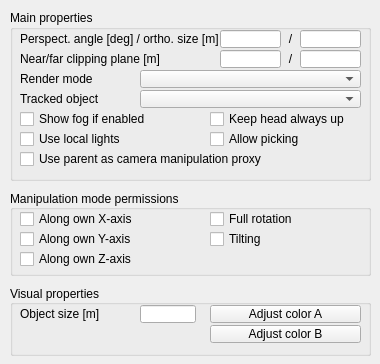
<?xml version="1.0" encoding="UTF-8"?>
<ui version="4.0">
 <class>CQDlgCameras</class>
 <widget class="QDialog" name="CQDlgCameras">
  <property name="geometry">
   <rect>
    <x>0</x>
    <y>0</y>
    <width>380</width>
    <height>364</height>
   </rect>
  </property>
  <property name="windowTitle">
   <string>Camera Properties</string>
  </property>
  <property name="locale">
   <locale language="English" country="UnitedStates"/>
  </property>
  <widget class="QGroupBox" name="groupBox">
   <property name="geometry">
    <rect>
     <x>10</x>
     <y>10</y>
     <width>361</width>
     <height>171</height>
    </rect>
   </property>
   <property name="locale">
    <locale language="English" country="UnitedStates"/>
   </property>
   <property name="title">
    <string>Main properties</string>
   </property>
   <property name="flat">
    <bool>false</bool>
   </property>
   <widget class="QLabel" name="label">
    <property name="geometry">
     <rect>
      <x>10</x>
      <y>20</y>
      <width>201</width>
      <height>18</height>
     </rect>
    </property>
    <property name="text">
     <string>Perspect. angle [deg] / ortho. size [m]</string>
    </property>
   </widget>
   <widget class="QLineEdit" name="qqPerspectiveProjectionAngle">
    <property name="geometry">
     <rect>
      <x>210</x>
      <y>20</y>
      <width>61</width>
      <height>18</height>
     </rect>
    </property>
   </widget>
   <widget class="QLineEdit" name="qqOrthographicProjectionSize">
    <property name="geometry">
     <rect>
      <x>290</x>
      <y>20</y>
      <width>61</width>
      <height>18</height>
     </rect>
    </property>
   </widget>
   <widget class="QLabel" name="label_3">
    <property name="geometry">
     <rect>
      <x>10</x>
      <y>40</y>
      <width>161</width>
      <height>18</height>
     </rect>
    </property>
    <property name="text">
     <string>Near/far clipping plane [m]</string>
    </property>
   </widget>
   <widget class="QLineEdit" name="qqNearClipping">
    <property name="geometry">
     <rect>
      <x>210</x>
      <y>40</y>
      <width>61</width>
      <height>18</height>
     </rect>
    </property>
   </widget>
   <widget class="QLineEdit" name="qqFarClipping">
    <property name="geometry">
     <rect>
      <x>290</x>
      <y>40</y>
      <width>61</width>
      <height>18</height>
     </rect>
    </property>
   </widget>
   <widget class="QLabel" name="label_5">
    <property name="geometry">
     <rect>
      <x>10</x>
      <y>80</y>
      <width>121</width>
      <height>18</height>
     </rect>
    </property>
    <property name="text">
     <string>Tracked object</string>
    </property>
   </widget>
   <widget class="QComboBox" name="qqTrackedCombo">
    <property name="geometry">
     <rect>
      <x>130</x>
      <y>80</y>
      <width>221</width>
      <height>18</height>
     </rect>
    </property>
    <property name="maxVisibleItems">
     <number>50</number>
    </property>
   </widget>
   <widget class="QCheckBox" name="qqShowFog">
    <property name="geometry">
     <rect>
      <x>10</x>
      <y>100</y>
      <width>191</width>
      <height>18</height>
     </rect>
    </property>
    <property name="focusPolicy">
     <enum>Qt::StrongFocus</enum>
    </property>
    <property name="text">
     <string>Show fog if enabled</string>
    </property>
   </widget>
   <widget class="QCheckBox" name="qqKeepHeadUp">
    <property name="geometry">
     <rect>
      <x>200</x>
      <y>100</y>
      <width>181</width>
      <height>18</height>
     </rect>
    </property>
    <property name="focusPolicy">
     <enum>Qt::StrongFocus</enum>
    </property>
    <property name="text">
     <string>Keep head always up</string>
    </property>
   </widget>
   <widget class="QCheckBox" name="qqManipProxy">
    <property name="geometry">
     <rect>
      <x>10</x>
      <y>140</y>
      <width>271</width>
      <height>18</height>
     </rect>
    </property>
    <property name="focusPolicy">
     <enum>Qt::StrongFocus</enum>
    </property>
    <property name="text">
     <string>Use parent as camera manipulation proxy</string>
    </property>
   </widget>
   <widget class="QCheckBox" name="qqLocalLights">
    <property name="geometry">
     <rect>
      <x>10</x>
      <y>120</y>
      <width>141</width>
      <height>18</height>
     </rect>
    </property>
    <property name="focusPolicy">
     <enum>Qt::StrongFocus</enum>
    </property>
    <property name="text">
     <string>Use local lights</string>
    </property>
   </widget>
   <widget class="QLabel" name="label_7">
    <property name="geometry">
     <rect>
      <x>270</x>
      <y>40</y>
      <width>21</width>
      <height>18</height>
     </rect>
    </property>
    <property name="text">
     <string>/</string>
    </property>
    <property name="alignment">
     <set>Qt::AlignCenter</set>
    </property>
   </widget>
   <widget class="QLabel" name="label_8">
    <property name="geometry">
     <rect>
      <x>270</x>
      <y>20</y>
      <width>21</width>
      <height>18</height>
     </rect>
    </property>
    <property name="text">
     <string>/</string>
    </property>
    <property name="alignment">
     <set>Qt::AlignCenter</set>
    </property>
   </widget>
   <widget class="QCheckBox" name="qqAllowPicking">
    <property name="geometry">
     <rect>
      <x>200</x>
      <y>120</y>
      <width>181</width>
      <height>18</height>
     </rect>
    </property>
    <property name="focusPolicy">
     <enum>Qt::StrongFocus</enum>
    </property>
    <property name="text">
     <string>Allow picking</string>
    </property>
   </widget>
   <widget class="QLabel" name="label_9">
    <property name="geometry">
     <rect>
      <x>10</x>
      <y>60</y>
      <width>91</width>
      <height>18</height>
     </rect>
    </property>
    <property name="text">
     <string>Render mode</string>
    </property>
   </widget>
   <widget class="QComboBox" name="qqRenderModeCombo">
    <property name="geometry">
     <rect>
      <x>130</x>
      <y>60</y>
      <width>221</width>
      <height>18</height>
     </rect>
    </property>
   </widget>
  </widget>
  <widget class="QGroupBox" name="groupBox_2">
   <property name="geometry">
    <rect>
     <x>10</x>
     <y>190</y>
     <width>361</width>
     <height>86</height>
    </rect>
   </property>
   <property name="locale">
    <locale language="English" country="UnitedStates"/>
   </property>
   <property name="title">
    <string>Manipulation mode permissions</string>
   </property>
   <property name="alignment">
    <set>Qt::AlignLeading|Qt::AlignLeft|Qt::AlignVCenter</set>
   </property>
   <property name="flat">
    <bool>false</bool>
   </property>
   <widget class="QCheckBox" name="qqAlongX">
    <property name="geometry">
     <rect>
      <x>10</x>
      <y>20</y>
      <width>141</width>
      <height>18</height>
     </rect>
    </property>
    <property name="focusPolicy">
     <enum>Qt::StrongFocus</enum>
    </property>
    <property name="text">
     <string>Along own X-axis</string>
    </property>
   </widget>
   <widget class="QCheckBox" name="qqAlongY">
    <property name="geometry">
     <rect>
      <x>10</x>
      <y>40</y>
      <width>141</width>
      <height>18</height>
     </rect>
    </property>
    <property name="focusPolicy">
     <enum>Qt::StrongFocus</enum>
    </property>
    <property name="text">
     <string>Along own Y-axis</string>
    </property>
   </widget>
   <widget class="QCheckBox" name="qqAlongZ">
    <property name="geometry">
     <rect>
      <x>10</x>
      <y>60</y>
      <width>141</width>
      <height>18</height>
     </rect>
    </property>
    <property name="focusPolicy">
     <enum>Qt::StrongFocus</enum>
    </property>
    <property name="text">
     <string>Along own Z-axis</string>
    </property>
   </widget>
   <widget class="QCheckBox" name="qqFullRotation">
    <property name="geometry">
     <rect>
      <x>200</x>
      <y>20</y>
      <width>181</width>
      <height>18</height>
     </rect>
    </property>
    <property name="focusPolicy">
     <enum>Qt::StrongFocus</enum>
    </property>
    <property name="text">
     <string>Full rotation</string>
    </property>
   </widget>
   <widget class="QCheckBox" name="qqTilting">
    <property name="geometry">
     <rect>
      <x>200</x>
      <y>40</y>
      <width>181</width>
      <height>18</height>
     </rect>
    </property>
    <property name="focusPolicy">
     <enum>Qt::StrongFocus</enum>
    </property>
    <property name="text">
     <string>Tilting</string>
    </property>
   </widget>
  </widget>
  <widget class="QGroupBox" name="groupBox_3">
   <property name="geometry">
    <rect>
     <x>10</x>
     <y>285</y>
     <width>361</width>
     <height>71</height>
    </rect>
   </property>
   <property name="locale">
    <locale language="English" country="UnitedStates"/>
   </property>
   <property name="title">
    <string>Visual properties</string>
   </property>
   <property name="alignment">
    <set>Qt::AlignLeading|Qt::AlignLeft|Qt::AlignVCenter</set>
   </property>
   <property name="flat">
    <bool>false</bool>
   </property>
   <widget class="QToolButton" name="qqColorA">
    <property name="geometry">
     <rect>
      <x>200</x>
      <y>20</y>
      <width>151</width>
      <height>18</height>
     </rect>
    </property>
    <property name="focusPolicy">
     <enum>Qt::StrongFocus</enum>
    </property>
    <property name="text">
     <string>Adjust color A</string>
    </property>
   </widget>
   <widget class="QToolButton" name="qqColorB">
    <property name="geometry">
     <rect>
      <x>200</x>
      <y>40</y>
      <width>151</width>
      <height>18</height>
     </rect>
    </property>
    <property name="focusPolicy">
     <enum>Qt::StrongFocus</enum>
    </property>
    <property name="text">
     <string>Adjust color B</string>
    </property>
   </widget>
   <widget class="QLineEdit" name="qqSize">
    <property name="geometry">
     <rect>
      <x>130</x>
      <y>20</y>
      <width>56</width>
      <height>18</height>
     </rect>
    </property>
   </widget>
   <widget class="QLabel" name="label_6">
    <property name="geometry">
     <rect>
      <x>10</x>
      <y>20</y>
      <width>121</width>
      <height>18</height>
     </rect>
    </property>
    <property name="text">
     <string>Object size [m]</string>
    </property>
   </widget>
  </widget>
 </widget>
 <tabstops>
  <tabstop>qqPerspectiveProjectionAngle</tabstop>
  <tabstop>qqOrthographicProjectionSize</tabstop>
  <tabstop>qqNearClipping</tabstop>
  <tabstop>qqFarClipping</tabstop>
  <tabstop>qqRenderModeCombo</tabstop>
  <tabstop>qqTrackedCombo</tabstop>
  <tabstop>qqShowFog</tabstop>
  <tabstop>qqKeepHeadUp</tabstop>
  <tabstop>qqLocalLights</tabstop>
  <tabstop>qqAllowPicking</tabstop>
  <tabstop>qqManipProxy</tabstop>
  <tabstop>qqAlongX</tabstop>
  <tabstop>qqAlongY</tabstop>
  <tabstop>qqAlongZ</tabstop>
  <tabstop>qqFullRotation</tabstop>
  <tabstop>qqTilting</tabstop>
  <tabstop>qqSize</tabstop>
  <tabstop>qqColorA</tabstop>
  <tabstop>qqColorB</tabstop>
 </tabstops>
 <resources/>
 <connections/>
</ui>
